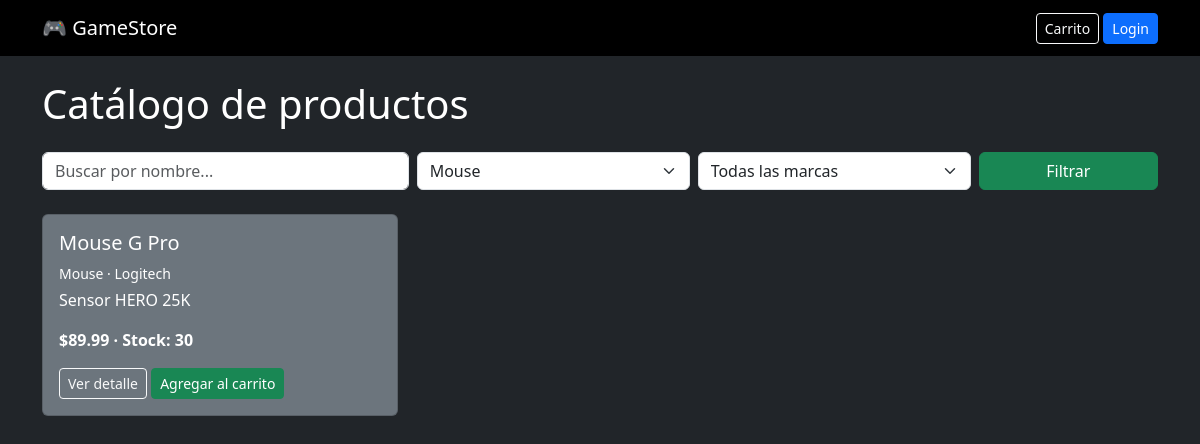
The page /productos.php?categoria=3 on the database its author committed.
### tables this page shows
CREATE TABLE producto (

    id_producto INT AUTO_INCREMENT PRIMARY KEY,

    id_categoria INT NOT NULL,

    nombre VARCHAR(150) NOT NULL,

    marca VARCHAR(100),

    descripcion TEXT,

    precio DECIMAL(10,2) NOT NULL,

    stock INT DEFAULT 0,

    imagen VARCHAR(255),

    estado ENUM('activo','inactivo') DEFAULT 'activo',

    FOREIGN KEY (id_categoria)
    REFERENCES categoria(id_categoria)

);

CREATE TABLE categoria (

    id_categoria INT AUTO_INCREMENT PRIMARY KEY,

    nombre_categoria VARCHAR(100) NOT NULL,

    descripcion TEXT

);

### productos.php (the view, shortened to what this page needs)
<?php
include 'config/conexion.php';
$buscar = trim($_GET['buscar'] ?? '');
$categoria = (int) ($_GET['categoria'] ?? 0);
$sql = "SELECT p.*, c.nombre_categoria
        FROM producto p
        LEFT JOIN categoria c ON p.id_categoria = c.id_categoria
        WHERE p.estado = 'activo'";
$params = [];
$types = '';
if ($categoria > 0) {
    $sql .= " AND p.id_categoria = ?";
    $params[] = $categoria;
    $types .= 'i';
}
$sql .= " ORDER BY p.nombre";
$stmt = $conexion->prepare($sql);
if ($types !== '') {
    $stmt->bind_param($types, ...$params);
}
$stmt->execute();
$productos = $stmt->get_result();
$categorias = mysqli_query($conexion, 'SELECT * FROM categoria ORDER BY nombre_categoria');
?>
<!DOCTYPE html>
<html lang="es">
<head>
    <link href="https://cdn.jsdelivr.net/npm/bootstrap@5.3.3/dist/css/bootstrap.min.css" rel="stylesheet">
</head>
<body class="bg-dark text-white">
<nav class="navbar navbar-dark bg-black mb-4">
    <div class="container">
        <a class="navbar-brand" href="index.php">🎮 GameStore</a>
        <div>
            <a href="cliente/carrito.php" class="btn btn-outline-light btn-sm">Carrito</a>
            <?php if (isset($_SESSION['id_usuario'])): ?>
                <a href="cliente/favoritos.php" class="btn btn-warning btn-sm">Favoritos</a>
                <a href="cliente/compras.php" class="btn btn-info btn-sm">Mis compras</a>
                <a href="auth/logout.php" class="btn btn-danger btn-sm">Salir</a>
            <?php else: ?>
                <a href="auth/login.php" class="btn btn-primary btn-sm">Login</a>
            <?php endif; ?>
        </div>
    </div>
</nav>
<div class="container">
    <h1 class="mb-4">Catálogo de productos</h1>
    <form class="row g-2 mb-4" method="GET">
        <div class="col-md-4">
            <input type="text" name="buscar" class="form-control" placeholder="Buscar por nombre..." value="<?= htmlspecialchars($buscar) ?>">
        </div>
        <div class="col-md-3">
            <select name="categoria" class="form-select">
                <?php while ($c = mysqli_fetch_assoc($categorias)): ?>
                    <option value="<?= $c['id_categoria'] ?>" <?= $categoria === (int) $c['id_categoria'] ? 'selected' : '' ?>>
                        <?= htmlspecialchars($c['nombre_categoria']) ?>
                    </option>
                <?php endwhile; ?>
            </select>
        </div>
        <div class="col-md-3">
            <select name="marca" class="form-select">
                <option value="">Todas las marcas</option>
            </select>
        </div>
        <div class="col-md-2">
            <button class="btn btn-success w-100">Filtrar</button>
        </div>
    </form>
    <div class="row">
        <?php while ($p = $productos->fetch_assoc()): ?>
            <div class="col-md-4 mb-4">
                <div class="card bg-secondary text-white h-100">
                    <div class="card-body">
                        <h5><?= htmlspecialchars($p['nombre']) ?></h5>
                        <p class="small mb-1"><?= htmlspecialchars($p['nombre_categoria'] ?? '') ?> · <?= htmlspecialchars($p['marca'] ?? '') ?></p>
                        <p><?= htmlspecialchars($p['descripcion'] ?? '') ?></p>
                        <p class="fw-bold">$<?= number_format((float) $p['precio'], 2) ?> · Stock: <?= (int) $p['stock'] ?></p>
                        <a href="producto.php?id=<?= $p['id_producto'] ?>" class="btn btn-outline-light btn-sm">Ver detalle</a>
                        <a href="productos.php?agregar=<?= $p['id_producto'] ?>" class="btn btn-success btn-sm">Agregar al carrito</a>
                    </div>
                </div>
            </div>
        <?php endwhile; ?>
    </div>
</div>
</body>
</html>

### rows shown on the page
producto: nombre "Mouse G Pro", id_categoria.nombre_categoria "Mouse", marca "Logitech", descripcion "Sensor HERO 25K", precio "89.99", stock "30"

### other values the page prints
form field categoria "Mouse"
